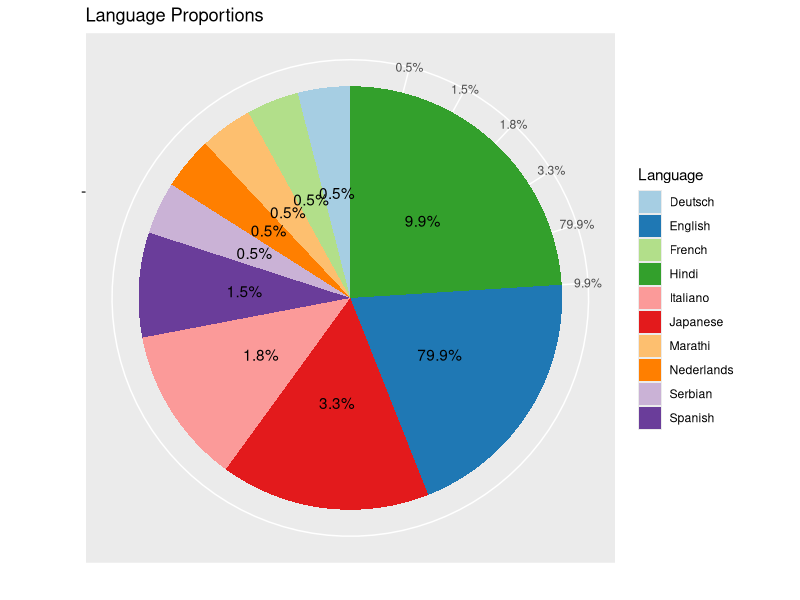

Generate this figure with R:
library(dplyr)
library(ggplot2)
library(scales)
library(RColorBrewer)

Prime_data <- read.csv("Prime TV Shows Data set.csv")
prime_lang <- Prime_data %>%
  group_by(Language) %>%
  tally() %>%
  filter(Language != "") %>% #to discard the empty raws appeared in original dataset
  mutate(
    lang_prop = n / sum(n)
  ) %>%
  filter(lang_prop > 0.005) # discard proportion that is less then 0.5%

prime_lang$lang_prop <- percent(prime_lang$lang_prop, accuracy = 0.1)


# Pie plot to see the language proportions
lang_pie <- ggplot(prime_lang, aes(x = "", y = lang_prop, fill = Language)) +
  geom_bar(stat = "identity") +
  coord_polar("y", start = 0) +
  geom_text(aes(label = paste0(lang_prop)), position = position_stack(vjust=0.5)) +
  labs(title = "Language Proportions", y = "", x = "") +
  scale_fill_brewer(palette="Paired")
lang_pie
